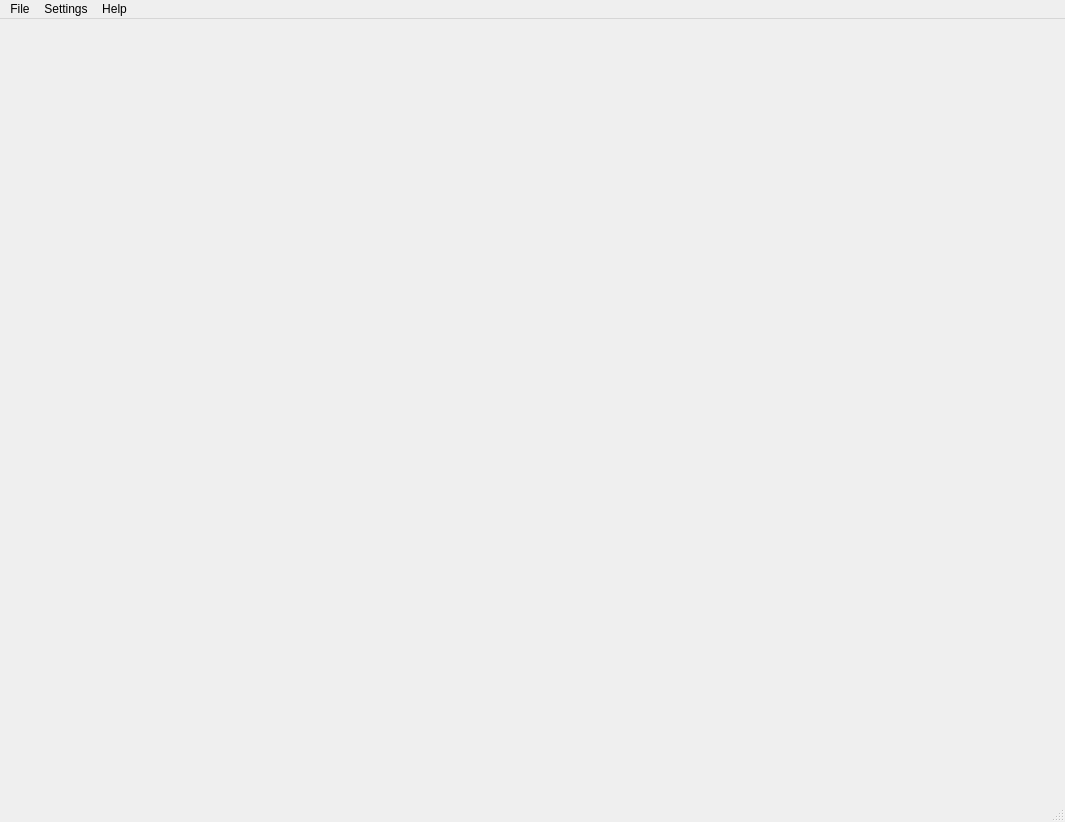
<?xml version="1.0" encoding="UTF-8"?>
<ui version="4.0">
 <class>MainWindow</class>
 <widget class="QMainWindow" name="MainWindow">
  <property name="geometry">
   <rect>
    <x>0</x>
    <y>0</y>
    <width>1065</width>
    <height>822</height>
   </rect>
  </property>
  <property name="windowTitle">
   <string>MainWindow</string>
  </property>
  <widget class="QWidget" name="centralwidget"/>
  <widget class="QMenuBar" name="menubar">
   <property name="geometry">
    <rect>
     <x>0</x>
     <y>0</y>
     <width>1065</width>
     <height>31</height>
    </rect>
   </property>
   <widget class="QMenu" name="menuFile">
    <property name="title">
     <string>File</string>
    </property>
    <addaction name="actionSave"/>
   </widget>
   <widget class="QMenu" name="menuSettings">
    <property name="title">
     <string>Settings</string>
    </property>
   </widget>
   <widget class="QMenu" name="menuHelp">
    <property name="title">
     <string>Help</string>
    </property>
   </widget>
   <addaction name="menuFile"/>
   <addaction name="menuSettings"/>
   <addaction name="menuHelp"/>
  </widget>
  <widget class="QStatusBar" name="statusbar"/>
  <action name="actionSave">
   <property name="text">
    <string>Save</string>
   </property>
  </action>
 </widget>
 <resources/>
 <connections/>
</ui>
